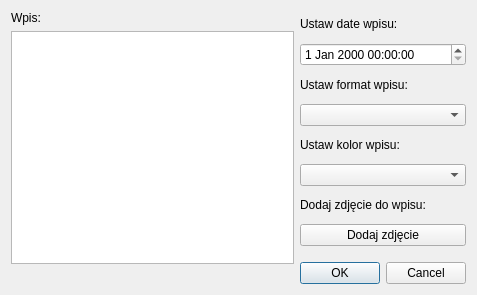
<?xml version="1.0" encoding="UTF-8"?>
<ui version="4.0">
 <class>Editor</class>
 <widget class="QDialog" name="Editor">
  <property name="geometry">
   <rect>
    <x>0</x>
    <y>0</y>
    <width>477</width>
    <height>295</height>
   </rect>
  </property>
  <property name="windowTitle">
   <string>Edytor wpisu</string>
  </property>
  <layout class="QHBoxLayout" name="horizontalLayout">
   <item>
    <layout class="QVBoxLayout" name="verticalLayout_2">
     <item>
      <widget class="QLabel" name="label">
       <property name="text">
        <string>Wpis:</string>
       </property>
       <property name="buddy">
        <cstring>entryTextField</cstring>
       </property>
      </widget>
     </item>
     <item>
      <widget class="QTextEdit" name="entryTextField">
       <property name="minimumSize">
        <size>
         <width>244</width>
         <height>221</height>
        </size>
       </property>
      </widget>
     </item>
     <item>
      <widget class="QLabel" name="infoLabel">
       <property name="text">
        <string/>
       </property>
      </widget>
     </item>
    </layout>
   </item>
   <item>
    <layout class="QVBoxLayout" name="verticalLayout">
     <item>
      <widget class="QLabel" name="label_2">
       <property name="text">
        <string>Ustaw date wpisu:</string>
       </property>
       <property name="buddy">
        <cstring>entryDateSelector</cstring>
       </property>
      </widget>
     </item>
     <item>
      <widget class="QDateTimeEdit" name="entryDateSelector"/>
     </item>
     <item>
      <widget class="QLabel" name="label_3">
       <property name="text">
        <string>Ustaw format wpisu:</string>
       </property>
       <property name="buddy">
        <cstring>entryFormatSelector</cstring>
       </property>
      </widget>
     </item>
     <item>
      <widget class="QComboBox" name="entryFormatSelector"/>
     </item>
     <item>
      <widget class="QLabel" name="label_4">
       <property name="text">
        <string>Ustaw kolor wpisu:</string>
       </property>
       <property name="buddy">
        <cstring>entryColorSelector</cstring>
       </property>
      </widget>
     </item>
     <item>
      <widget class="QComboBox" name="entryColorSelector"/>
     </item>
     <item>
      <widget class="QLabel" name="label_5">
       <property name="text">
        <string>Dodaj zdjęcie do wpisu:</string>
       </property>
       <property name="buddy">
        <cstring>addPhotoButton</cstring>
       </property>
      </widget>
     </item>
     <item>
      <widget class="QPushButton" name="addPhotoButton">
       <property name="text">
        <string>Dodaj zdjęcie</string>
       </property>
      </widget>
     </item>
     <item>
      <spacer name="verticalSpacer">
       <property name="orientation">
        <enum>Qt::Vertical</enum>
       </property>
       <property name="sizeType">
        <enum>QSizePolicy::Fixed</enum>
       </property>
       <property name="sizeHint" stdset="0">
        <size>
         <width>20</width>
         <height>10</height>
        </size>
       </property>
      </spacer>
     </item>
     <item>
      <layout class="QVBoxLayout" name="verticalLayout_3">
       <item>
        <widget class="QDialogButtonBox" name="buttonBox">
         <property name="sizePolicy">
          <sizepolicy hsizetype="Fixed" vsizetype="Fixed">
           <horstretch>0</horstretch>
           <verstretch>0</verstretch>
          </sizepolicy>
         </property>
         <property name="orientation">
          <enum>Qt::Horizontal</enum>
         </property>
         <property name="standardButtons">
          <set>QDialogButtonBox::Cancel|QDialogButtonBox::Ok</set>
         </property>
         <property name="centerButtons">
          <bool>false</bool>
         </property>
        </widget>
       </item>
      </layout>
     </item>
    </layout>
   </item>
  </layout>
 </widget>
 <tabstops>
  <tabstop>entryTextField</tabstop>
  <tabstop>entryDateSelector</tabstop>
  <tabstop>entryColorSelector</tabstop>
  <tabstop>addPhotoButton</tabstop>
  <tabstop>entryFormatSelector</tabstop>
 </tabstops>
 <resources/>
 <connections>
  <connection>
   <sender>buttonBox</sender>
   <signal>accepted()</signal>
   <receiver>Editor</receiver>
   <slot>accept()</slot>
   <hints>
    <hint type="sourcelabel">
     <x>248</x>
     <y>254</y>
    </hint>
    <hint type="destinationlabel">
     <x>157</x>
     <y>274</y>
    </hint>
   </hints>
  </connection>
  <connection>
   <sender>buttonBox</sender>
   <signal>rejected()</signal>
   <receiver>Editor</receiver>
   <slot>reject()</slot>
   <hints>
    <hint type="sourcelabel">
     <x>316</x>
     <y>260</y>
    </hint>
    <hint type="destinationlabel">
     <x>286</x>
     <y>274</y>
    </hint>
   </hints>
  </connection>
 </connections>
</ui>
